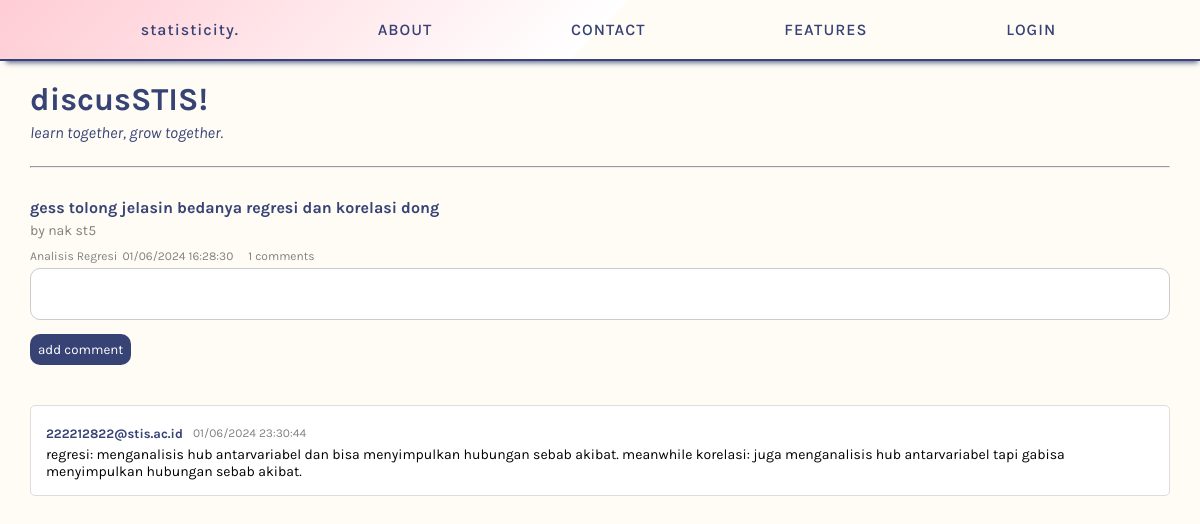
/thread.php?id=13, run on the app's committed database.
### tables this page shows
CREATE TABLE `threads` (
  `id` int(11) NOT NULL,
  `content` text NOT NULL,
  `author` varchar(255) NOT NULL,
  `date` timestamp NOT NULL DEFAULT current_timestamp(),
  `subject` varchar(255) NOT NULL,
  `comments` text NOT NULL
);

### thread.php (the view, shortened to what this page needs)
<?php
$servername = "localhost";
$username = "root";
$password = "";
$dbname = "statisticity";
$conn = new mysqli($servername, $username, $password, $dbname);
$thread_id = $_GET['id'];
$sql = "SELECT * FROM threads WHERE id = ?";
$stmt = $conn->prepare($sql);
$stmt->bind_param("i", $thread_id);
$stmt->execute();
$result = $stmt->get_result();
$thread = $result->fetch_assoc();
$thread['comments'] = json_decode($thread['comments'], true);
?>
<!DOCTYPE html>
<html lang="en-GB">
<head>
    <link rel="stylesheet" href="home.css">
    <link rel="stylesheet" href="thread.css">
</head>
<body>
    <header>
        <nav>
            <ul>
                <li><a href="home.php#home">statisticity.</a></li>
                <li><a href="home.php#about">ABOUT</a></li>
                <li><a href="home.php#contact">CONTACT</a></li>
                <li class="dropdown">
                    <a href="home.php#wycd">FEATURES</a>
                </li>
                <?php
                if(isset($_SESSION['email'])) {
                    echo '<li><a href="logout.php">LOGOUT</a></li>';
                } else {
                    echo '<li><a href="login.html">LOGIN</a></li>';
                }
                ?>
            </ul>
        </nav>
    </header>
    <div class="features-header">
        <h1>discusSTIS!</h1>
        <p>learn together, grow together.</p>
        <br><hr>
    </div>
    <div class="main">
        <div class="header">
            <h4 class="title"><?php echo htmlspecialchars($thread['content']); ?></h4>
            <p class="author">by <?php echo htmlspecialchars($thread['author']); ?></p>
        </div>
        <div class="bottom">
            <p class="subject"><?php echo htmlspecialchars($thread['subject']); ?></p>
            <p class="timestamp"><?php echo date('d/m/Y H:i:s', strtotime($thread['date'])); ?></p>
            <p class="comment-count"><?php echo count($thread['comments']); ?> comments</p>
        </div>
        <form method="post" id="comment-form">
            <textarea name="comment" required></textarea>
            <button type="submit" id="add-comment" class="add-comment">add comment</button>
        </form>
        <div class="comments">
            <?php if(is_array($thread['comments'])): ?>
                <?php foreach ($thread['comments'] as $comment): ?>
                    <div class="comment">
                        <div class="top-comment">
                            <p class="user"><?php echo htmlspecialchars($comment['author']); ?></p>
                            <p class="comment-ts"><?php echo date('d/m/Y H:i:s', strtotime($comment['date'])); ?></p>
                        </div>
                        <div class="comment-content"><?php echo htmlspecialchars($comment['content']); ?></div>
                    </div>
                <?php endforeach; ?>
            <?php endif; ?>
        </div>
    </div>
</body>
</html>

### home.css (style rules this page uses)
* { margin: 0; padding: 0; box-sizing: border-box; }
body { font-family: 'Karla', sans-serif; background-color: #fffcf5; }
a { text-decoration: none; }
a, button, input[type="submit"] { transition: all ease 0.3s; }
header { margin-top: 0; position: sticky; top: 0; z-index: 1000; }
nav { background: linear-gradient(135deg, #ffccd4 0%, #fff 50%, #fffcf5 50%); margin: 0; padding: 10px 20px; border-bottom: 2px solid #374375; box-shadow: 2px 6px 5px -4px rgba(55,67,117,0.75); -webkit-box-shadow: 2px 6px 5px -4px rgba(55,67,117,0.75); -moz-box-shadow: 2px 6px 5px -4px rgba(55,67,117,0.75); display: flex; justify-content: space-between; align-items: center; }
nav li a { display: inline-block; margin-right: 3px; padding: 10px 15px; align-self: center; letter-spacing: 1px; color: #374375; text-decoration: none; font-weight: 550; }
nav ul { list-style-type: none; width: 100%; margin: 0; padding: 0; clear: right; display: flex; justify-content: space-evenly; align-items: center; transition: all 0.3 ease; }
.dropdown { position: relative; display: inline-block; }
.features-header { padding: 20px 30px; color: #374375; }
.features-header p { font-style: italic; }

### thread.css (style rules this page uses)
* { font-family: Karla, 'sans serif'; }
hr { color: #374375; }
h4, ol { margin: 0; }
p { margin: 5px 0; }
textarea { width: 100%; padding: 10px; border-radius: 10px; border: 1px solid #ccc; color: #374375; resize: none; }
.title { color: #374375; }
.author { color: grey; font-size: 14px; }
.add-comment { display: block; margin: 10px 0; padding: 8px; border-radius: 10px; border: none; color: white; background-color: #374375; }
.main { padding: 0 30px; margin-top: 10px; }
.comments { margin: 40px 0; }
.comment { border: 1px solid #ddd; padding: 15px; border-radius: 5px; background-color: white; margin-bottom: 15px; font-size: 14px; }
.user { font-weight: bold; color: #374375; margin-bottom: 5px; font-size: 13px; }
.comment-ts { padding-left: 10px; font-size: 12px; }
.bottom, .top-comment { display: flex; color: grey; font-size: 12px; }
.bottom p { margin-right: 5px; }
.timestamp { padding-right: 10px; }

### data on the page
threads: content "gess tolong jelasin bedanya regresi dan korelasi dong", author "nak st5", subject "Analisis Regresi", date "01/06/2024 16:28:30"

### other printed values
count($thread['comments']) "1"
$comment['author'] "222212822@stis.ac.id"
date('d/m/Y H:i:s', strtotime($comment['date'])) "01/06/2024 23:30:44"
$comment['content'] "regresi: menganalisis hub antarvariabel dan bisa menyimpulkan hubungan sebab akibat. meanwhile korelasi: juga menganalisis hub antarvariabel tapi gabisa menyimpulkan hubungan sebab akibat."
